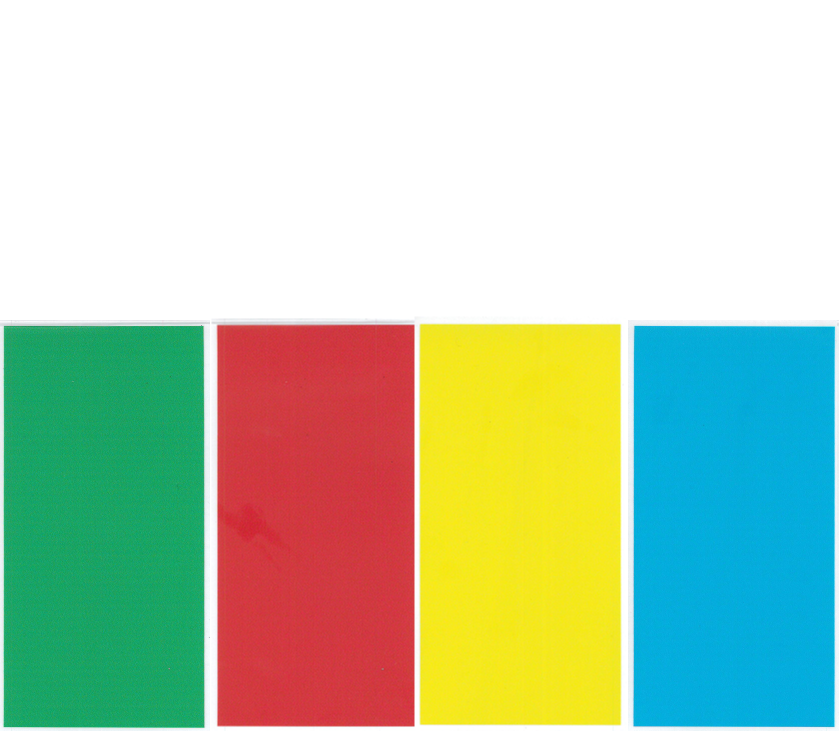
#> input picture ControlPanelSquares/panel-03.png, 839 x 731 px
$ python 'Task I Elevator.py'   (older library calls are emulated)
#> lines starting #> are read from the running program, lines starting #| are printed output that depends on the picture; after the words box and inside, x2 and y2 are one past the last pixel; in counts of white or black regions, pixels touching at a corner belong together; long printed decimals are rounded
import numpy as np
import cv2
import sys
from pathlib import Path

print("Using python version {0}".format(sys.version))
print('OpenCV Version = ', cv2.__version__)
print()

# define colors for code readablility
purple = (165, 0, 120)
blue = (255, 0, 0)
green = (0, 255, 0)
red = (0, 0, 255)

# ask pathlib for python code file path and determine root of repository
posCodePath = Path(__file__).absolute()
# print(posCodePath)
strVisionRoot = posCodePath.parent.parent
# print(strVisionRoot)

# define a string variable for the path to the image file#
strImageInput = str(strVisionRoot / 'ControlPanelSquares' / 'panel-03.png')

# load a color image using string
imgImageInput = cv2.imread(strImageInput)
#> imgImageInput is the input picture: shape (731, 839, 3); mean B, G, R 175.8, 203.4, 184.2

# display the color image to screen
#cv2.imshow('input-image-title-bar', imgImageInput)

# Convert BGR to HSV
hsvImageInput = cv2.cvtColor(imgImageInput, cv2.COLOR_BGR2HSV)
#> hsvImageInput: shape (731, 839, 3); mean H, S, V 48.8, 114.3, 230.8

# define range of yellow color in HSV
#28 44 48 is actual square
lower_yellow = np.array([26,30,30])
upper_yellow = np.array([32,255,255])

# Threshold the HSV image to get only yellow colors
binary_mask = cv2.inRange(hsvImageInput, lower_yellow, upper_yellow)
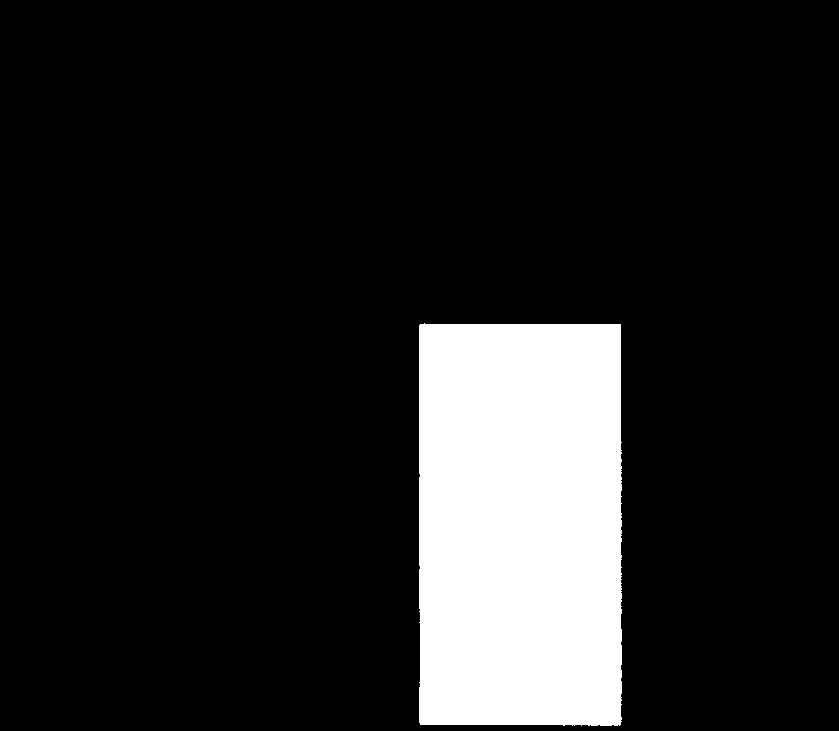
#> binary_mask: shape (731, 839); 13.2% white; 1 white region

# mask the image to only show yellow or green images
# Bitwise-AND mask and original image
yellow_mask = cv2.bitwise_and(imgImageInput, imgImageInput, mask=binary_mask)
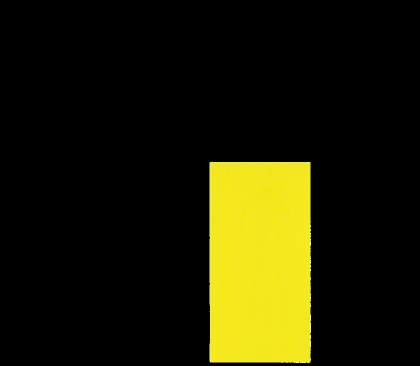
#> yellow_mask: shape (731, 839, 3) (shown at 1/2 size); mean B, G, R 4.3, 30.7, 32.3

# display the masked images to screen
#cv2.imshow('hsvImageInput', hsvImageInput)
cv2.imshow('binary_mask',binary_mask)
cv2.imshow('yellow_masked',yellow_mask)

# generate the contours and display
imgFindContourReturn, contours, hierarchy = cv2.findContours(binary_mask, cv2.RETR_TREE, cv2.CHAIN_APPROX_SIMPLE)
#> contours = 1 contour; box (x1, y1, x2, y2) and area: (419, 323, 622, 726) 80486
imgContours = yellow_mask.copy()
cv2.drawContours(imgContours, contours, -1, purple, 10)
print('Found ', len(contours), 'contours in image')
#| Found  1 contours in image

# Moment and Centroid
cnt = contours[0]
#> cnt = contour of 191 points, box (x1, y1, x2, y2) (419, 323, 622, 726), area 80486
#print(cnt)
#print('original',len(cnt),cnt)
print('original contour length = ', len(cnt))
#| original contour length =  191
M = cv2.moments(cnt)
#> M = moments, m00 80486, centre m10/m00, m01/m00 = (519.8, 524.1)
#print( M )
cx = int(M['m10']/M['m00'])
#> cx = 519
cy = int(M['m01']/M['m00'])
#> cy = 524
print('centroid = ',cx,cy)
#| centroid =  519 524
cv2.line(imgContours,(cx-10,cy-10),(cx+10,cy+10),red,2)
#> imgContours: shape (731, 839, 3); mean B, G, R 7.1, 28, 32.1
cv2.line(imgContours,(cx-10,cy+10),(cx+10,cy-10),red,2)
#> imgContours: shape (731, 839, 3); mean B, G, R 7.1, 27.9, 32.1

cv2.drawContours(imgContours, cnt, -1, purple, 10)
cv2.imshow('contours', imgContours)

# Area
area = cv2.contourArea(cnt)
#> area = 80486
print('area = ', area)
#| area =  80486.0

# Perimeter
perimeter = cv2.arcLength(cnt,True)
#> perimeter = 1248
print('perimeter = ', perimeter)
#| perimeter =  1248.049

# Contour Approximation
epsilon = 0.005*cv2.arcLength(cnt,True)
#> epsilon = 6.24
approx = cv2.approxPolyDP(cnt,epsilon,True)
#> approx = [[420, 324], [419, 722], [619, 725], [620, 324]]
#print('approx', approx)
#cv2.drawContours(imgContours, approx, -1, red, 10)
print('approx contour length = ', len(approx))
#| approx contour length =  4
cv2.imshow('approx over yellow mask', imgContours)

# Hull
hull = cv2.convexHull(cnt)
#> hull = contour of 11 points, box (x1, y1, x2, y2) (419, 323, 622, 726), area 80966
#print('hull', hull)
print('hull contour length = ', len(hull))
#| hull contour length =  11
cv2.drawContours(imgContours, hull, -1, red, 10)
cv2.imshow('hull over yellow mask', imgContours)
hull_area = cv2.contourArea(hull)
#> hull_area = 80966
print('solidity from convex hull', float(area)/hull_area)
#| solidity from convex hull 0.9941

# Check Convexity
print('convexity is', cv2.isContourConvex(cnt))
#| convexity is False

# straight bounding rectangle
x,y,w,h = cv2.boundingRect(cnt)
#> x = 419; y = 323; w = 203; h = 403
print('straight bounding rectangle = ', (x,y) ,w,h)
#| straight bounding rectangle =  (419, 323) 203 403
cv2.rectangle(imgContours,(x,y),(x+w,y+h),green,2)
print('bounding rectangle aspect = ', float(w)/h)
#| bounding rectangle aspect =  0.5037
print('bounding rectangle extend = ', float(area)/(w*h))
#| bounding rectangle extend =  0.9838

# rotated rectangle
rect = cv2.minAreaRect(cnt)
#> rect = ((520, 524), (402, 202), -90)
print('rotated rectangle = ',rect)
#| rotated rectangle =  ((520.0, 524.000), (402.000, 202.000), -90.0)
(x,y),(width,height),angleofrotation = rect
#> x = 520; y = 524; width = 402; height = 202; angleofrotation = -90
box = cv2.boxPoints(rect)
#> box = [[621, 725], [419, 725], [419, 323], [621, 323]]
box = np.int0(box)
#> box = [[621, 724], [419, 724], [419, 323], [621, 323]]
cv2.drawContours(imgContours,[box],0,blue,2)
print('minimum area rectangle aspect = ', float(width)/height)
#| minimum area rectangle aspect =  1.990
print('minimum area rectangle extent = ', float(area)/(width*height))
#| minimum area rectangle extent =  0.9912

# minimum enclosing circle
(x,y),radius = cv2.minEnclosingCircle(cnt)
#> y = 524.3; radius = 223.8
print('minimum enclosing circle = ', (x,y),radius)
#| minimum enclosing circle =  (520.0, 524.252) 223.832
center = (int(x),int(y))
#> center = (520, 524)
radius = int(radius)
#> radius = 223
cv2.circle(imgContours,center,radius,green,2)
equi_diameter = np.sqrt(4*area/np.pi)
#> equi_diameter = 320.1
cv2.circle(imgContours, (cx,cy), int(equi_diameter/2), purple, 3)

# fitting an elipse
ellipse = cv2.fitEllipse(cnt)
#> ellipse = ((516.9, 523.1), (213.8, 656.8), 178.8)
#print(ellipse)
# search ellipse to find it return a rotated rectangle in which the ellipse fits
(x,y),(majAxis,minAxis),angleofrotation = ellipse
#> x = 516.9; y = 523.1; majAxis = 213.8; minAxis = 656.8; angleofrotation = 178.8
print('ellipse center, maj axis, min axis, rotation = ', (x,y) ,(majAxis, minAxis), angleofrotation)
#| ellipse center, maj axis, min axis, rotation =  (516.868, 523.101) (213.844, 656.759) 178.798
# search major and minor axis from ellipse
# https://namkeenman.wordpress.com/2015/12/21/opencv-determine-orientation-of-ellipserotatedrect-in-fitellipse/
cv2.ellipse(imgContours,ellipse,red,2)
print('ellipse aspect = ', float(majAxis)/minAxis)
#| ellipse aspect =  0.3256

# fitting a line
rows,cols = binary_mask.shape[:2]
#[vx,vy,x,y] = cv.fitLine(cnt, cv2.DIST_L2,0,0.01,0.01) #errors in VS Code, search online and found fix
[vx,vy,x,y] = cv2.fitLine(cnt, cv2.DIST_L2,0,0.01,0.01)
#> vx = [0.03]; vy = [1]; x = [585.5]; y = [588.3]
lefty = int((-x*vy/vx) + y)
#> lefty = -18939
righty = int(((cols-x)*vy/vx)+y)
#> righty = 9042
cv2.line(imgContours,(cols-1,righty),(0,lefty),green,2)
# http://ottonello.gitlab.io/selfdriving/nanodegree/python/line%20detection/2016/12/18/extrapolating_lines.html
slope = vy / vx
#> slope = [33.35]
intercept = y - (slope * x)
#> intercept = [-18939.4]
print('fitLine y = ', slope, '* x + ', intercept)
#| fitLine y =  [33.352] * x +  [-18939.371]

# aspect ratio
# added retroactively to bounding, min area and elipse

# extent calculation
# added retroactively to bounding and min area

# solidity
# added retroactively to the hull

# equivalent diameter
# added retroactively to the enclosing circle

# orientation
# tweaked ellipse above to reflect details in link

# mask and pixel points
# skipping this one...

# Maximum Value, Minimum Value and their locations of a binary mask not contour!
min_val, max_val, min_loc, max_loc = cv2.minMaxLoc(binary_mask)
#> min_val = 0; max_val = 255; min_loc = (0, 0); max_loc = (424, 323)
print('min_val = ', min_val)
#| min_val =  0.0
print('max_val = ', max_val)
#| max_val =  255.0
print('min_loc = ', min_loc)
#| min_loc =  (0, 0)
print('max_loc = ', max_loc)
#| max_loc =  (424, 323)

# Mean Color or Mean Intensity
mean_val1 = cv2.mean(imgImageInput)
#> mean_val1 = (175.8, 203.4, 184.2, 0)
print('mean value from input image = ', mean_val1)
#| mean value from input image =  (175.843, 203.396, 184.238, 0.0)
mean_val2 = cv2.mean(hsvImageInput, mask = binary_mask)
#> mean_val2 = (28.24, 221.4, 244.6, 0)
print('mean value from HSV and mask = ', mean_val2)
#| mean value from HSV and mask =  (28.243, 221.436, 244.568, 0.0)
# look at the result of mean_val2 on colorizer.org
mean_val3 = cv2.mean(yellow_mask)
#> mean_val3 = (4.26, 30.71, 32.33, 0)
print('mean value from colored mask = ', mean_val3)
#| mean value from colored mask =  (4.257, 30.707, 32.334, 0.0)

# extreme points
leftmost = tuple(cnt[cnt[:,:,0].argmin()][0])
#> leftmost = (419, 325)
print('the leftmost point is: ', leftmost)
#| the leftmost point is:  (419, 325)

rightmost = tuple(cnt[cnt[:,:,0].argmax()][0])
#> rightmost = (621, 721)
topmost = tuple(cnt[cnt[:,:,1].argmin()][0])
#> topmost = (424, 323)
bottommost = tuple(cnt[cnt[:,:,1].argmax()][0])
#> bottommost = (563, 725)
# draw extreme points
# from https://www.pyimagesearch.com/2016/04/11/finding-extreme-points-in-contours-with-opencv/
cv2.circle(imgContours, leftmost, 12, (0, 0, 255), -1)
cv2.circle(imgContours, rightmost, 12, (0, 255, 0), -1)
cv2.circle(imgContours, topmost, 12, (255, 0, 0), -1)
cv2.circle(imgContours, bottommost, 12, (255, 255, 0), -1)
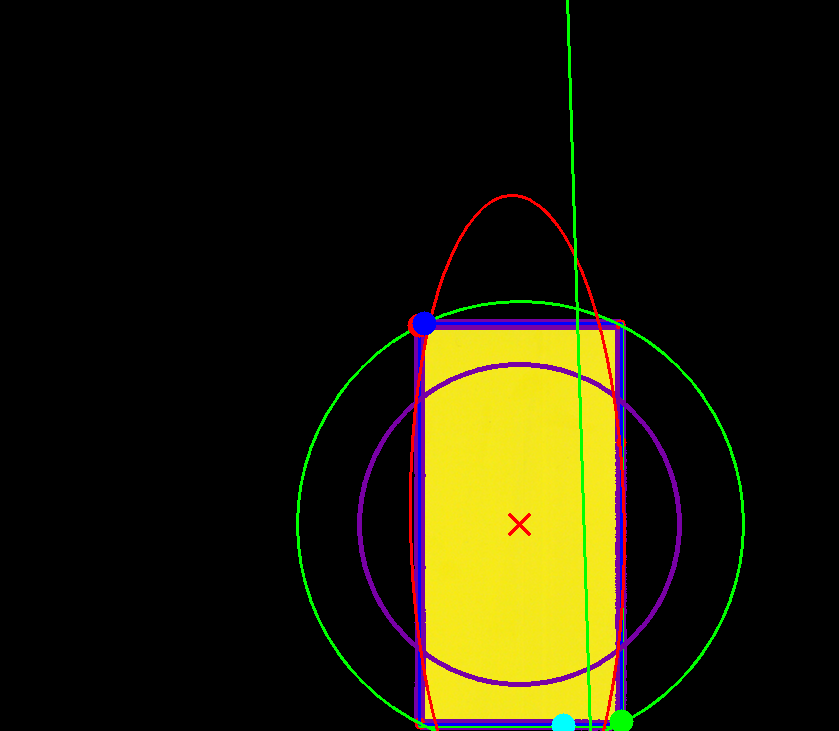
#> imgContours: shape (731, 839, 3); mean B, G, R 8.1, 29.4, 31.8
print('extreme points', leftmost,rightmost,topmost,bottommost)
#| extreme points (419, 325) (621, 721) (424, 323) (563, 725)

# Display the contours and maths generated
cv2.imshow('contours and math over yellow mask', imgContours)

# wait for user input to close
k = cv2.waitKey(0)
#> (key Esc is pressed here)

# cleanup and exit
cv2.destroyAllWindows()

$ run again, with ControlPanelSquares/panel-00.png copied over ControlPanelSquares/panel-03.png
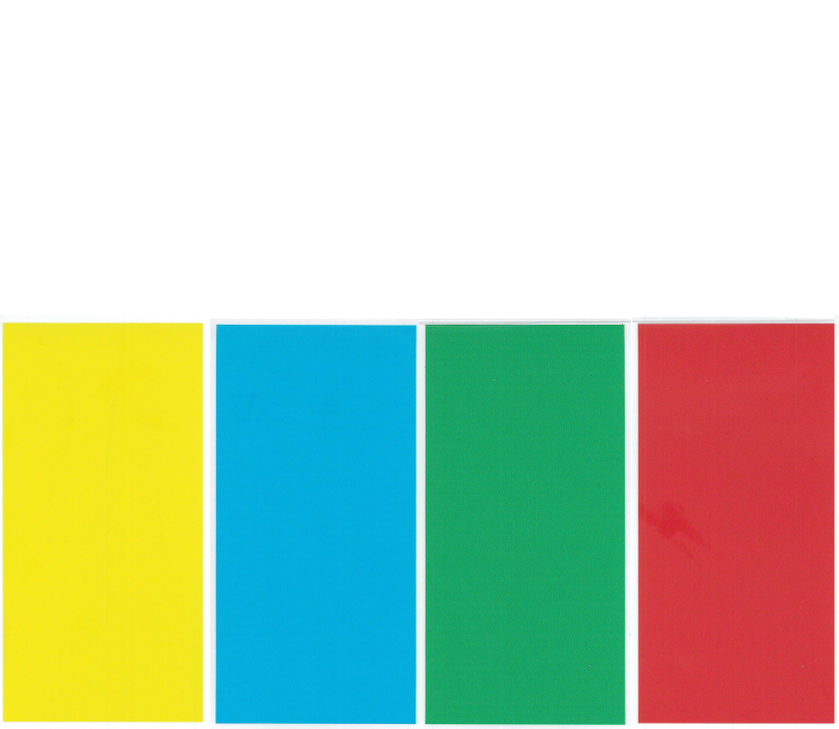
#> input picture ControlPanelSquares/panel-00.png, 839 x 729 px
#> imgImageInput is the input picture: shape (729, 839, 3); mean B, G, R 176.2, 203.6, 184.6
#> hsvImageInput: shape (729, 839, 3); mean H, S, V 48.9, 113.8, 230.9
#> `binary_mask = cv2.inRange(hsvImageInput, lower_yellow, upper_yellow)`:
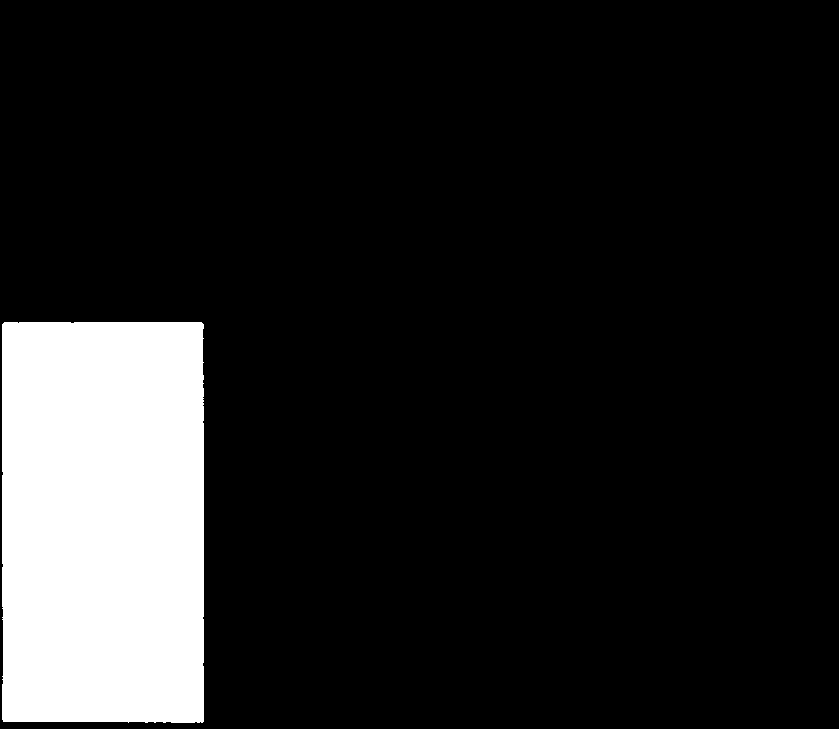
#> binary_mask: shape (729, 839); 13.2% white; 1 white region
#> contours = 1 contour; box (x1, y1, x2, y2) and area: (2, 322, 204, 723) 80088
#| Found  1 contours in image
#> cnt = contour of 105 points, box (x1, y1, x2, y2) (2, 322, 204, 723), area 80088
#| original contour length =  105
#> M = moments, m00 80087.5, centre m10/m00, m01/m00 = (102.6, 521.6)
#> cx = 102
#> cy = 521
#| centroid =  102 521
#> area = 80087.5
#| area =  80087.5
#> perimeter = 1221.1
#| perimeter =  1221.095
#> epsilon = 6.11
#> approx = [[4, 322], [2, 719], [202, 722], [203, 324]]
#| approx contour length =  4
#> hull = contour of 9 points, box (x1, y1, x2, y2) (2, 322, 204, 723), area 80331
#| hull contour length =  9
#> hull_area = 80331
#| solidity from convex hull 0.997
#| convexity is False
#> `x,y,w,h = cv2.boundingRect(cnt)`: x = 2; y = 322; w = 202; h = 401
#| straight bounding rectangle =  (2, 322) 202 401
#| bounding rectangle aspect =  0.5037
#| bounding rectangle extend =  0.9887
#> rect = ((102.5, 522), (400, 201), -90)
#| rotated rectangle =  ((102.500, 522.000), (400.000, 201.000), -90.0)
#> `(x,y),(width,height),angleofrotation = rect`: x = 102.5; y = 522; width = 400; height = 201; angleofrotation = -90
#> `box = cv2.boxPoints(rect)`: box = [[203, 722], [2, 722], [2, 322], [203, 322]]
#> `box = np.int0(box)`: box = [[203, 721], [2, 721], [2, 322], [203, 322]]
#| minimum area rectangle aspect =  1.990
#| minimum area rectangle extent =  0.9961
#> `(x,y),radius = cv2.minEnclosingCircle(cnt)`: x = 103; radius = 223.2
#| minimum enclosing circle =  (103.0, 522.0) 223.161
#> center = (103, 522)
#> `radius = int(radius)`: radius = 223
#> equi_diameter = 319.3
#> ellipse = ((105.3, 520.9), (234.2, 521.2), 0.785)
#> `(x,y),(majAxis,minAxis),angleofrotation = ellipse`: x = 105.3; y = 520.9; majAxis = 234.2; minAxis = 521.2; angleofrotation = 0.785
#| ellipse center, maj axis, min axis, rotation =  (105.337, 520.936) (234.205, 521.207) 0.7853
#| ellipse aspect =  0.4494
#> `[vx,vy,x,y] = cv2.fitLine(cnt, cv2.DIST_L2,0,0.01,0.01)`: vx = [0.136]; vy = [-0.991]; x = [126.6]; y = [542.7]
#> lefty = 1463
#> righty = -4638
#> slope = [-7.27]
#> intercept = [1463.6]
#| fitLine y =  [-7.273] * x +  [1463.5544]
#> min_val = 0; max_val = 255; min_loc = (0, 0); max_loc = (4, 322)
#| min_val =  0.0
#| max_val =  255.0
#| min_loc =  (0, 0)
#| max_loc =  (4, 322)
#> mean_val1 = (176.2, 203.6, 184.6, 0)
#| mean value from input image =  (176.222, 203.631, 184.557, 0.0)
#> mean_val2 = (28.25, 220.9, 244.6, 0)
#| mean value from HSV and mask =  (28.250, 220.903, 244.578, 0.0)
#> mean_val3 = (4.32, 30.64, 32.26, 0)
#| mean value from colored mask =  (4.316, 30.645, 32.263, 0.0)
#> leftmost = (2, 324)
#| the leftmost point is:  (2, 324)
#> rightmost = (203, 721)
#> topmost = (4, 322)
#> bottommost = (128, 722)
#> `cv2.circle(imgContours, bottommost, 12, (255, 255, 0), -1)`:
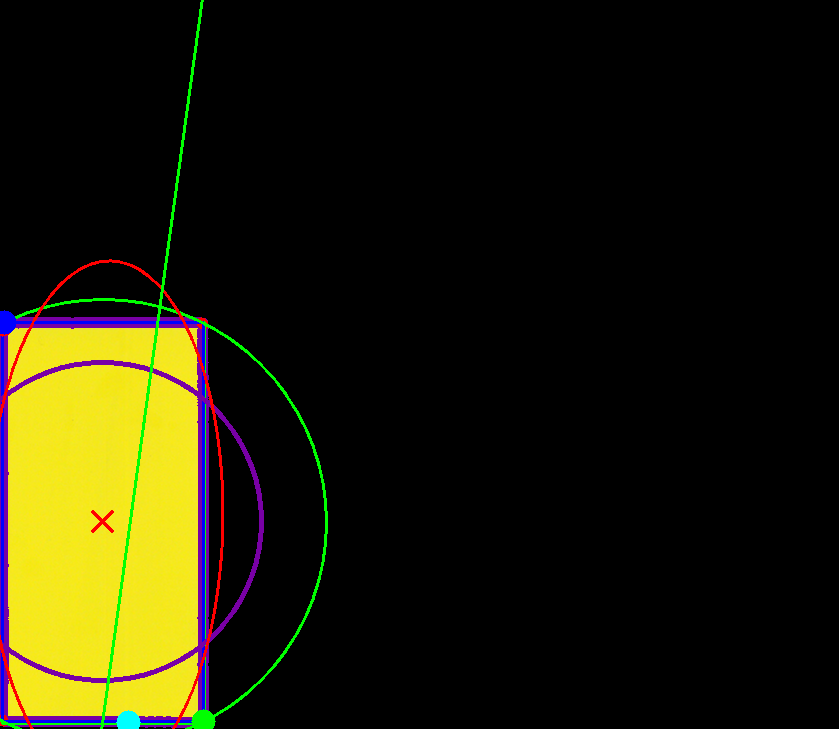
#> imgContours: shape (729, 839, 3); mean B, G, R 7.7, 28.8, 30.9
#| extreme points (2, 324) (203, 721) (4, 322) (128, 722)
